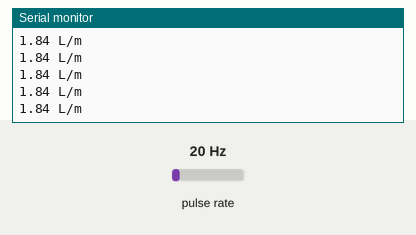
Simulated run of this sketch. Board: ESP8266 (NodeMCU). Shown: the last lines printed to the serial monitor. Wiring (inferred from the names in the program): pulse sensor: data D2. The inputs (shaded band) are chosen by the test bench; at power-on: pulse rate 20 Hz. WiFi joins after 1.5 s; servers stay silent unless stated.

Above: at 3.5 s.
3.6 s: pulse rate (sensor on D2) set to 100 Hz
At 4.3 s:
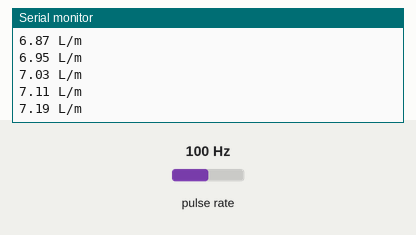
6.6 s: pulse rate (sensor on D2) set to 4 Hz
At 7.4 s:
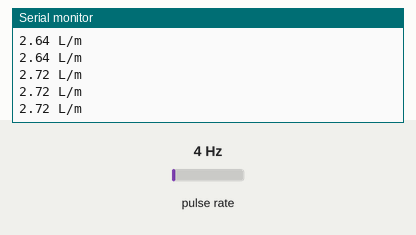
9.6 s: pulse rate (sensor on D2) set to 150 Hz
At 10.6 s:
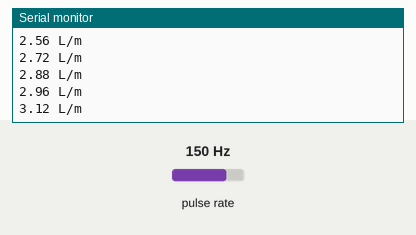
12.6 s: pulse rate (sensor on D2) set to 4 Hz
At 13.5 s:
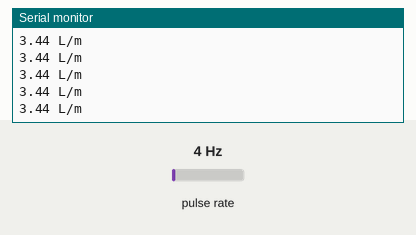
Timing chart, 0 to 15.6 s (numbered marks = the images above; inputs shaded):
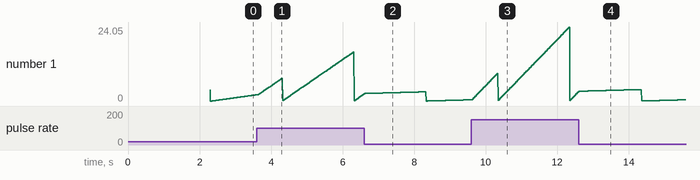

The sketch:

Nymph_Flow_Sensor_V2.ino
```cpp
#define BLYNK_TEMPLATE_ID           "TMPL8jDCuksv"
#define BLYNK_TEMPLATE_NAME         "Quickstart Device"
#define BLYNK_AUTH_TOKEN            "auth token gir"

#include <ESP8266WiFi.h>
#include <BlynkSimpleEsp8266.h>
//Board = ESP8266 NODEMCU 1.0
//COM4 (USB)
// Blynk sunucusu ile bağlantı kurmak için kullanılacak Wi-Fi bilgileri
char ssid[] = "internet ssid gir";
char pass[] = "internetpass gir";

// Su akış sensörü pin ataması
int flowSensorPin = D2;

// Su akış hızı değişkeni
float flowRate = 0;
float volume;
// Su akış sensöründen okunan verilerin sayımı


// Son veri zamanı
unsigned long lastFlowReport = 0;

// Su akış sensöründen okunan bir impulsun kaç ml su olduğu
volatile long mlPerPulse;

void setup() {
  // Seri bağlantı ayarları
  pinMode(flowSensorPin, INPUT);
  Serial.begin(9600);
  attachInterrupt(digitalPinToInterrupt(flowSensorPin), increase, RISING);

  // WiFi bağlantısını kur
  WiFi.begin(ssid, pass);
  while (WiFi.status() != WL_CONNECTED) {
    delay(1000);
    Serial.println("Connecting to WiFi...");
  }
  Serial.println("Connected to WiFi");

  // Blynk sunucusu ile bağlantı kur
  Blynk.begin(BLYNK_AUTH_TOKEN, ssid, pass);
}

void loop() {
  Blynk.run();

  // Su akış sensörü verilerini oku


  // Su akış hızını hesapla
  // 1000 ms önceki veriler ile karşılaştırıldı
   volume = 2.663 * mlPerPulse / 1000 * 30;
  if (millis() - lastFlowReport > 2000) {
    mlPerPulse = 0;
    lastFlowReport = millis();
  }
  Serial.print(volume);
  Serial.println(" L/m");

    // Verileri Blynk uygulamasına gönder
    Blynk.virtualWrite(V1, volume);

    // Değişkenleri sıfırla
    //lastFlowReport = millis();


}
ICACHE_RAM_ATTR void increase() {
  mlPerPulse++;
}
```

Measured:
- after the input at 3.6 s, the serial monitor: prints a new line after 0.19 s (image 1)
- after the input at 9.6 s, the serial monitor: prints a new line after 0.05 s (image 3)
- plotted number 1: 0.4 → 3.04 after the input at 9.6 s
